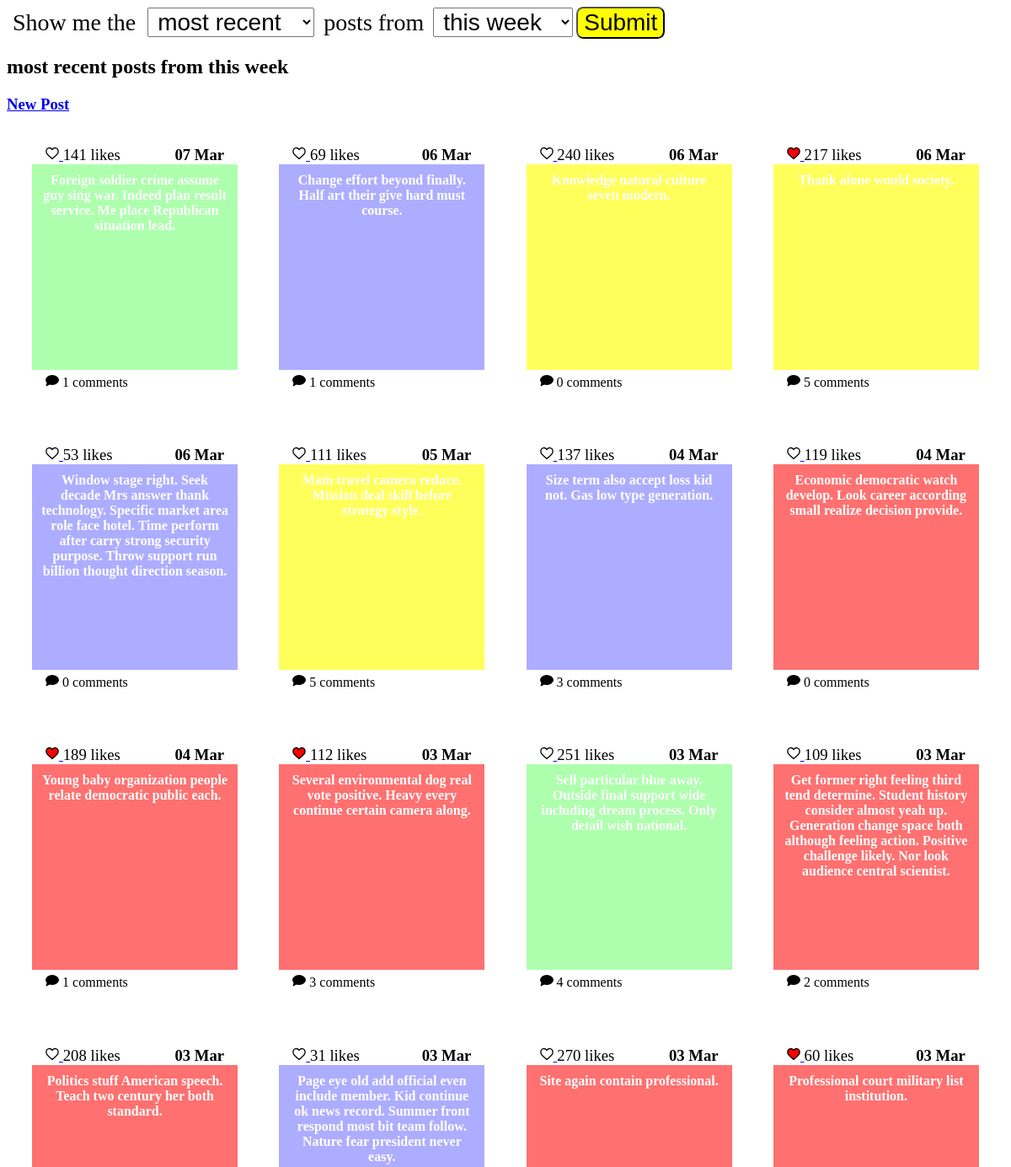
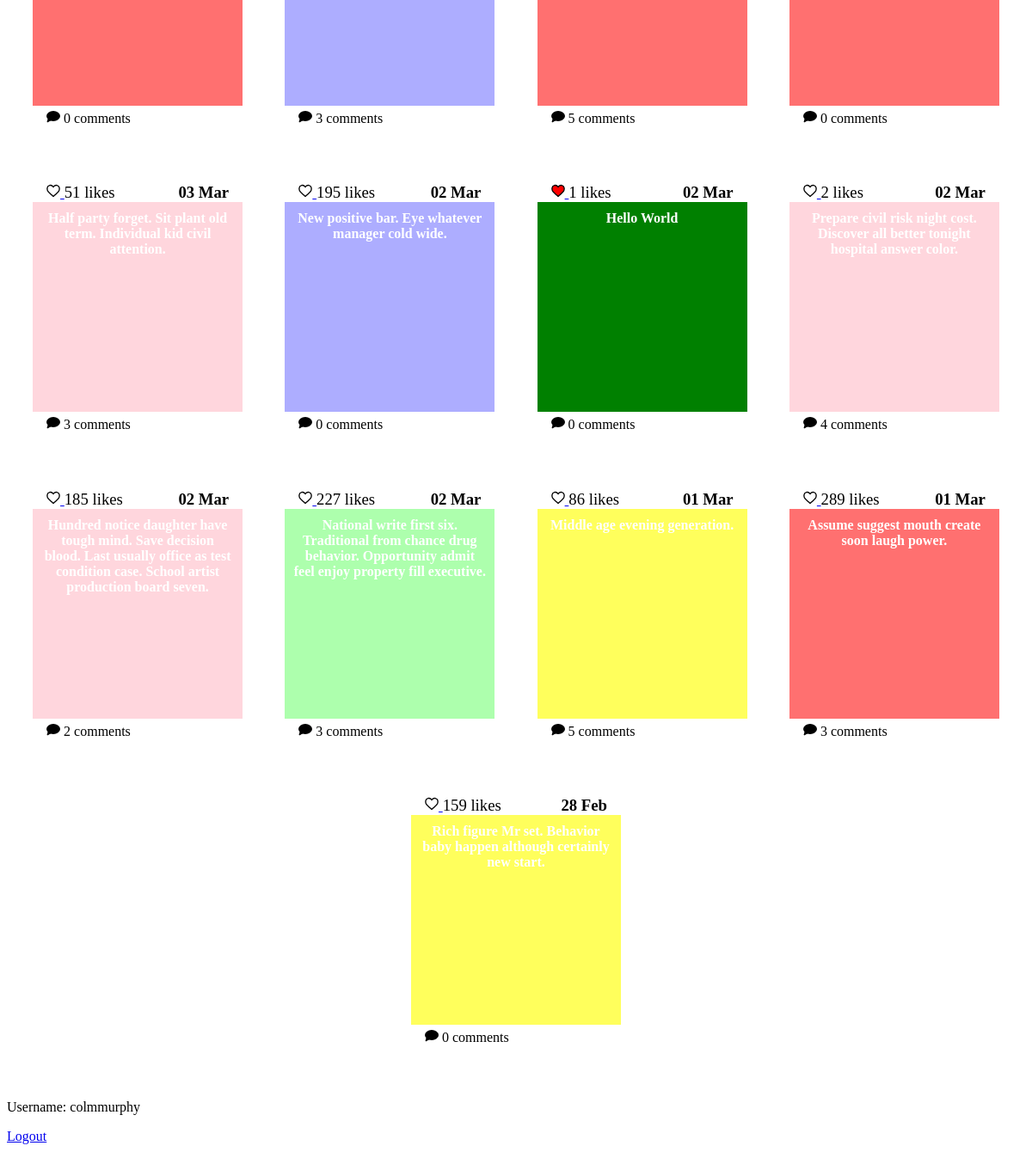
Screenshot of /home (signed in) with the database file from the repository (2 pictures, top to bottom).
### tables this page shows
CREATE TABLE posts
(
    id INTEGER PRIMARY KEY AUTOINCREMENT,
    author TEXT NOT NULL,
    message TEXT NOT NULL,
    background TEXT NOT NULL,
    submission_time TEXT NOT NULL
);

### app.py (the view, shortened to what this page needs)
@app.route("/home", methods=["GET", "POST"])
def home():
    db = get_db()
    form = HomePageForm()
    sort_by = form.sort_by.data
    recent = form.recent.data
    if recent == "today":
        recent_posts_limit = "datetime('now', '-24 hours')"
    elif recent == "this week":
        recent_posts_limit = "datetime('now', '-7 days')"
    elif recent == "this month":
        recent_posts_limit = "datetime('now', '-31 days')"
    else:
        recent_posts_limit = "0"
    if sort_by == "most recent":
        query = f"""SELECT id, message, background, submission_time
            FROM posts
            WHERE submission_time <= datetime('now') and submission_time >= {recent_posts_limit}
            ORDER BY submission_time DESC;"""
    posts = db.execute(query).fetchall()
    posts_formatted = []
    for post in posts:
        likes = db.execute("SELECT COUNT(*) AS 'likes' FROM likes WHERE post_id = ?;", (post["id"],)).fetchone()[
            "likes"]
        is_liked_by_user = db.execute("""SELECT * FROM
                posts JOIN likes
                    ON posts.id = ?
                        AND posts.id = likes.post_id
                WHERE likes.liker = ?;""", (post["id"], session.get("username", ""))).fetchone() is not None
        num_comments = db.execute("""SELECT COUNT(*)
                FROM comments
                WHERE post_id = ?;""", (post["id"],)).fetchone()["COUNT(*)"]
        posts_formatted.append(
            {
                "id": post["id"],
                "message": post["message"],
                "background": post["background"],
                "submission_time": datetime.strptime(post["submission_time"], "%Y-%m-%d %H:%M:%S").strftime("%d %b"),
                "likes": likes,
                "is_liked": is_liked_by_user,
                "num_comments": num_comments
            }
        )
    return render_template("home.html", form=form, posts=posts_formatted)

### forms.py
class HomePageForm(FlaskForm):
    sort_by = SelectField(label="Show me the ", choices=["most recent", "most popular"],
                          default="most recent")
    recent = SelectField(label="posts from", choices=["today", "this week", "this month", "all time"],
                         default="this week")
    submit = SubmitField("Submit")

### app.py (called while the page is built)
@app.before_request
def load_logged_in_user():
    g.user = session.get("username", None)

### database.py (called while the page is built)
def get_db():
    if "db" not in g:
        g.db = sqlite3.connect(DATABASE,
            detect_types=sqlite3.PARSE_DECLTYPES
        )
        g.db.row_factory = sqlite3.Row
    return g.db

### templates/home.html (shortened to what this page needs)
{% extends "base.html" %}
{% import 'macros.html' as macros %}
{% block stylesheets %}
    {{ macros.multiple_stylesheets(['root.css', 'home.css']) }}
{% endblock %}
{% block base_header %}
    <form action="" method="POST" novalidate>
        {{ form.sort_by.label }}
        {{ form.sort_by() }}
        {{ form.recent.label }}
        {{ form.recent() }}
        {{ form.submit() }}
    </form>
{% endblock %}
{% block main_content %}
    <h2>{{ form.sort_by.data }} posts from {{ form.recent.data }}</h2>
    <h3><a href="{{ url_for('create_post') }}">New Post</a></h3>
    <section id="posts">
        {% for post in posts %}
            {{ macros.render_post(post) }}
        {% endfor %}
    </section>
{% endblock %}

### templates/base.html (shortened to what this page needs)
{% import 'macros.html' as macros %}
<!DOCTYPE html>
<html lang="en">
    <head>
        {% block stylesheets %}
        {% endblock %}
    </head>
    <body>
        <header>
            {% block base_header %}
            {% endblock %}
        </header>
        <main>
            {% block main_content %}
            {% endblock %}
        </main>
        <footer>
            {% if g.user %}
                <p>Username: {{ g.user }}</p>
                <p><a href="{{ url_for('logout') }}">Logout</a></p>
            {% else %}
                <p><a href="{{ url_for('login') }}">Login</a></p>
                <p><a href="{{ url_for('register') }}">Register</a></p>
            {% endif %}
        </footer>
    </body>
</html>

### templates/macros.html (shortened to what this page needs)
{% macro multiple_stylesheets(file_names) %}
    {% for file_name in file_names %}
        <link rel="stylesheet" href="{{ url_for('static', filename='styles/' + file_name) }}" />
    {% endfor %}
{% endmacro %}
{% macro heart(color) %}
    <svg version="1.0" xmlns="http://www.w3.org/2000/svg" width="300" height="300" viewBox="0 0 300.000000 300.000000" preserveAspectRatio="xMidYMid " class="svg" style="width: 16px; height: 16px;">
        <g transform="translate(0.000000,300.000000) scale(0.100000,-0.100000)" fill="{{ color }}" stroke="#000000">
        <path d="M700 2699 c-282 -64 -479 -276 -521 -559 -12 -88 -7 -261 12 -380 10
        -63 45 -185 59 -205 4 -5 13 -26 20 -45 57 -145 258 -366 599 -660 93 -79 245
        -213 325 -284 38 -33 74 -65 80 -71 6 -5 60 -54 119 -108 l107 -99 107 99 c59
        54 113 103 119 108 6 6 42 38 80 71 80 71 232 205 325 284 341 294 542 515
        599 660 7 19 16 40 20 45 14 20 49 142 59 205 19 119 24 292 12 380 -43 289
        -243 499 -532 560 -162 34 -299 16 -456 -62 -98 -48 -237 -171 -293 -258 -18
        -28 -36 -50 -40 -50 -4 0 -22 22 -40 50 -17 27 -71 87 -119 132 -180 171 -412
        239 -641 187z" id="node1" class="node" stroke-width="250"></path>
        </g>
        <g transform="translate(0.000000,300.000000) scale(0.100000,-0.100000)" fill="#FFFFFF" stroke="none">
        </g>
    </svg>
{% endmacro %}
{% macro speech_bubble() %}
    <svg version="1.0" xmlns="http://www.w3.org/2000/svg" width="16" height="16" style="width:16px; height:16px;">
        <ellipse cx="8" cy="8" rx="7" ry="5"
            style="fill:black;stroke:black;stroke-width:2"></ellipse>
        <polygon points="1,15 3,8 14,8" style="fill:black;stroke:black;stroke-width:1"></polygon>
    </svg>
{% endmacro %}
{% macro render_post(post) %}
    <section class="post">
        <h3>{{ post.submission_time }}</h3>
        <p id="likes-and-submission-time">
            {% if post.is_liked %}
                <a href="{{ url_for('unlike_post', post_id=post.id) }}">{{ heart('#ff0000') }}</a>
            {% else %}
                <a href="{{ url_for('like_post', post_id=post.id) }}">{{ heart('#ffffff') }}</a>
            {%  endif %}
            {{ post.likes }} likes
        </p>
        <div style="background:{{ post.background }};">
            {{ post.message }}
        </div>
        <p id="comments">
            <a href="{{ url_for('view_comments', post_id=post['id']) }}">
                {{ speech_bubble() }} {{ post.num_comments }} comments
            </a>
        </p>
    </section>
{% endmacro %}

### static/styles/root.css (style rules this page uses)
:root { font-size: 16px; }

### static/styles/home.css (style rules this page uses)
#posts { display: flex; flex-wrap: wrap; justify-content: space-evenly; }
.post { display: grid; grid-template-areas: "likes date" "post post" "comments comments"; margin: 1.2em; }
.post > h3 { grid-area: date; margin: 0; padding-right: 1rem; text-align: right; }
#likes-and-submission-time { grid-area: likes; font-size: 1.17em; margin: 0; padding-left: 1rem; text-align: left; }
.post > div { grid-area: post; width: 14rem; height: 14rem; display: table-cell; padding: 10px; vertical-align: middle; text-align: center; font-weight: bold; color: white; }
#comments { grid-area: comments; min-height: 2rem; padding-left: 1rem; margin-top: 0.25rem; }
#comments a { color: black; text-decoration: none; }
form * { font-size: 1.75rem; padding-left: 0.25em; padding-right: 0.25em; }
form > input[type=submit] { background: yellow; border-radius: 0.3em; }

### rows the page displays
posts: submission_time "07 Mar", likes "141", message "Foreign soldier crime assume guy sing war. Indeed plan result service. Me place Republican situation lead.", num_comments "1"
posts: submission_time "06 Mar", likes "69", message "Change effort beyond finally. Half art their give hard must course.", num_comments "1"
posts: submission_time "06 Mar", likes "240", num_comments "0"
posts: submission_time "06 Mar", likes "217", num_comments "5"
posts: submission_time "06 Mar", likes "53", message "Window stage right. Seek decade Mrs answer thank technology. Specific market area role face hotel. Time perform after carry strong security purpose. Throw support run billion thought direction season.", num_comments "0"
posts: submission_time "05 Mar", likes "111", num_comments "5"
posts: submission_time "04 Mar", likes "137", message "Size term also accept loss kid not. Gas low type generation.", num_comments "3"
posts: submission_time "04 Mar", likes "119", message "Economic democratic watch develop. Look career according small realize decision provide.", num_comments "0"
posts: submission_time "04 Mar", likes "189", message "Young baby organization people relate democratic public each.", num_comments "1"
posts: submission_time "03 Mar", likes "112", message "Several environmental dog real vote positive. Heavy every continue certain camera along.", num_comments "3"
posts: submission_time "03 Mar", likes "251", message "Sell particular blue away. Outside final support wide including dream process. Only detail wish national.", num_comments "4"
posts: submission_time "03 Mar", likes "109", message "Get former right feeling third tend determine. Student history consider almost yeah up. Generation change space both although feeling action. Positive challenge likely. Nor look audience central scientist.", num_comments "2"
posts: submission_time "03 Mar", likes "208", message "Politics stuff American speech. Teach two century her both standard.", num_comments "0"
posts: submission_time "03 Mar", likes "31", message "Page eye old add official even include member. Kid continue ok news record. Summer front respond most bit team follow. Nature fear president never easy.", num_comments "3"
posts: submission_time "03 Mar", likes "270", message "Site again contain professional.", num_comments "5"
posts: submission_time "03 Mar", likes "60", message "Professional court military list institution.", num_comments "0"
posts: submission_time "03 Mar", likes "51", message "Half party forget. Sit plant old term. Individual kid civil attention.", num_comments "3"
posts: submission_time "02 Mar", likes "195", message "New positive bar. Eye whatever manager cold wide.", num_comments "0"
posts: submission_time "02 Mar", likes "1", message "Hello World", num_comments "0", user "colmmurphy"
posts: submission_time "02 Mar", likes "2", message "Prepare civil risk night cost. Discover all better tonight hospital answer color.", num_comments "4"
posts: submission_time "02 Mar", likes "185", message "Hundred notice daughter have tough mind. Save decision blood. Last usually office as test condition case. School artist production board seven.", num_comments "2"
posts: submission_time "02 Mar", likes "227", message "National write first six. Traditional from chance drug behavior. Opportunity admit feel enjoy property fill executive.", num_comments "3"
posts: submission_time "01 Mar", likes "86", num_comments "5"
posts: submission_time "01 Mar", likes "289", message "Assume suggest mouth create soon laugh power.", num_comments "3"
posts: submission_time "28 Feb", likes "159", num_comments "0"
